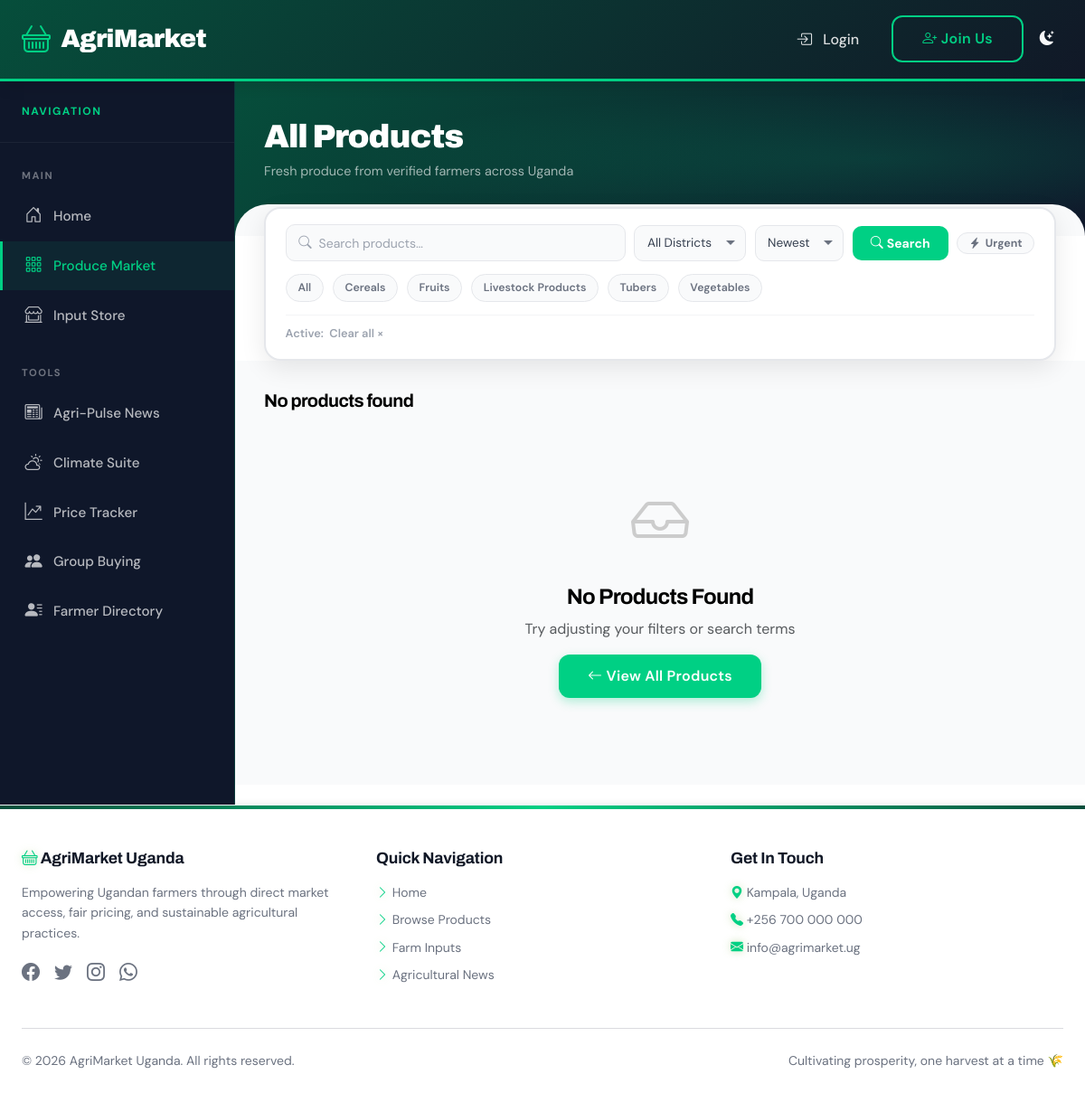
The page /products/?category=7 on the database as committed earlier.
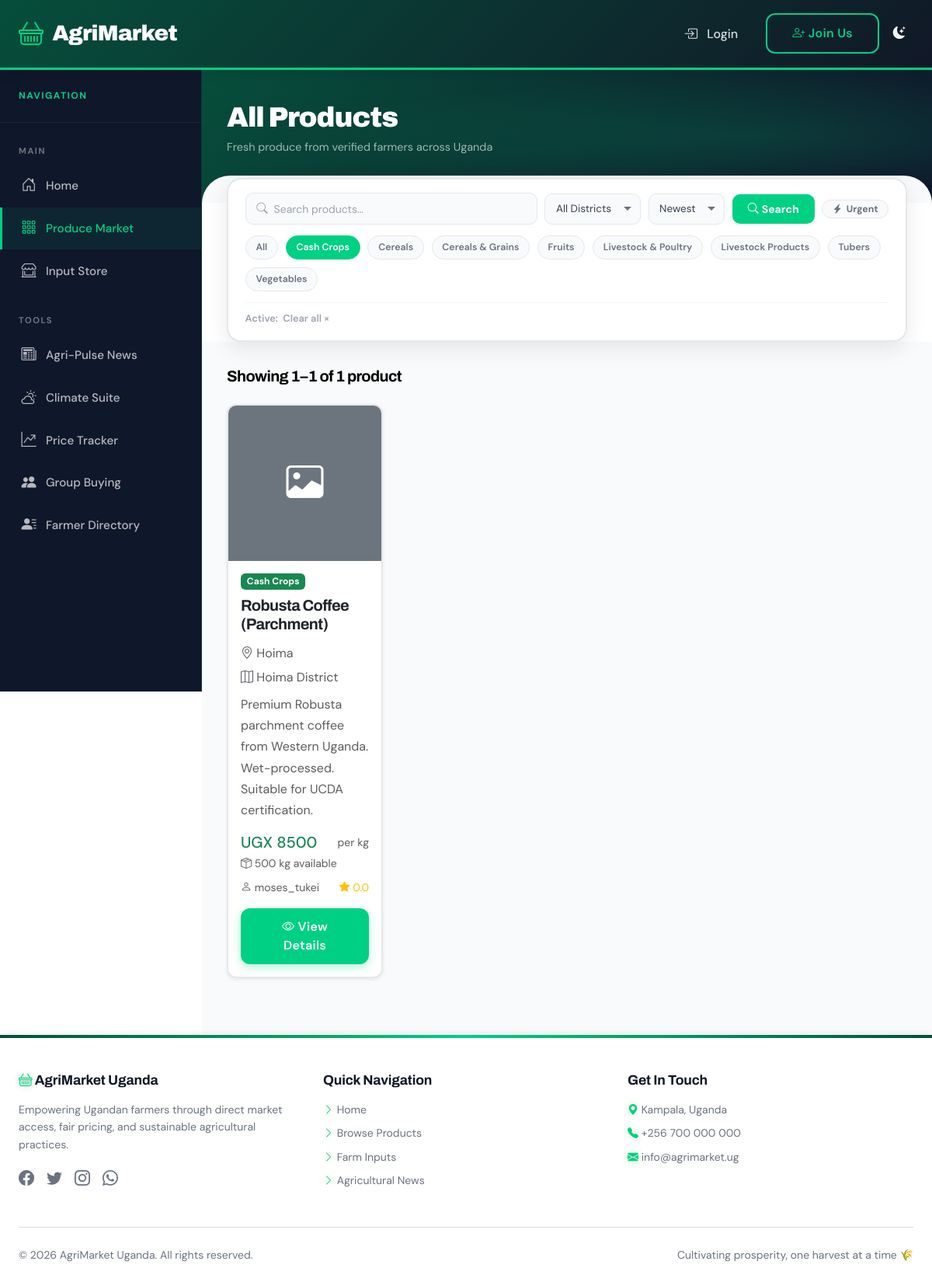
The same page on the database as committed later.
### marketplace/models.py (models this page shows, shortened)
class Category(models.Model):
    name = models.CharField(
        max_length=100,
        unique=True,
        help_text="Category name (e.g., Vegetables, Fruits)"
    )
    description = models.TextField(
        blank=True,
        help_text="Description of this category"
    )
    image = models.ImageField(
        upload_to='categories/',
        blank=True,
        null=True,
        help_text="Category icon/image"
    )
    created_at = models.DateTimeField(auto_now_add=True)
    class Meta:
        verbose_name = "Category"
        verbose_name_plural = "Categories"
        ordering = ['name']

class Product(models.Model):
    STATUS_CHOICES = (
        ('available', 'Available'),
        ('out_of_stock', 'Out of Stock'),
        ('discontinued', 'Discontinued'),
    )
    UNIT_CHOICES = (
        ('kg', 'Kilogram'),
        ('bags', 'Bags'),
        ('bunches', 'Bunches'),
        ('pieces', 'Pieces'),
        ('liters', 'Liters'),
        ('tons', 'Tons'),
    )
    farmer = models.ForeignKey(
        User,
        on_delete=models.CASCADE,
        limit_choices_to={'user_type__in': ['farmer', 'business']},
        related_name='products',
        help_text="Farmer or business user who listed this product"
    )
    category = models.ForeignKey(
        Category,
        on_delete=models.SET_NULL,
        null=True,
        related_name='products'
    )
    name = models.CharField(
        max_length=200,
        help_text="Product name (e.g., Fresh Matooke)"
    )
    description = models.TextField(
        help_text="Detailed description of the product"
    )
    price = models.DecimalField(
        max_digits=10,
        decimal_places=2,
        help_text="Price per unit in UGX"
    )
    quantity = models.IntegerField(
        help_text="Available quantity"
    )
    unit = models.CharField(
        max_length=20,
        choices=UNIT_CHOICES,
        default='kg'
    )
    location = models.CharField(
        max_length=100,
        help_text="Where product is located (district/city)"
    )
    image = models.ImageField(
        upload_to='products/',
        blank=True,
        null=True,
        help_text="Main product image"
    )
    image2 = models.ImageField(
        upload_to='products/',
        blank=True,
        null=True,
        help_text="Additional image"
    )
    image3 = models.ImageField(
        upload_to='products/',
        blank=True,
        null=True,
        help_text="Additional image"
    )
    is_urgent = models.BooleanField(
        default=False,
        help_text="Mark as urgent sale (reduces post-harvest losses)"
    )
    urgent_discount = models.IntegerField(
        default=0,
        help_text="Discount percentage for urgent sales (0-50%)"
    )
    harvest_date = models.DateField(
        null=True,
        blank=True,
        help_text="When was this harvested"
    )
    status = models.CharField(
        max_length=20,
        choices=STATUS_CHOICES,
        default='available'
    )
    created_at = models.DateTimeField(auto_now_add=True)
    updated_at = models.DateTimeField(auto_now=True)
    class Meta:
        verbose_name = "Product"
        verbose_name_plural = "Products"
        ordering = ['-created_at']

### accounts/models.py (models this page shows, shortened)
class User(AbstractUser):
    USER_TYPES = (
        ('farmer', 'Farmer'),
        ('consumer', 'Consumer'),
        ('business', 'Business'),
        ('input_supplier', 'Input Supplier'),
        ('transporter', 'Transporter'),
    )
    user_type = models.CharField(max_length=20, choices=USER_TYPES)
    phone = models.CharField(max_length=15, blank=True)
    whatsapp_number = models.CharField(max_length=15, blank=True)
    location = models.CharField(max_length=100)
    address = models.TextField(blank=True)
    profile_picture = models.ImageField(upload_to='profiles/', blank=True, null=True)
    is_verified = models.BooleanField(default=False)
    created_at = models.DateTimeField(auto_now_add=True)
    district = models.CharField(
        max_length=100,
        choices=UGANDA_DISTRICT_CHOICES,
        blank=True
    )
    specialization = models.CharField(
        max_length=100,
        choices=SPECIALIZATION_CHOICES,
        blank=True
    )
    first_login = models.BooleanField(default=True)

class FarmerProfile(models.Model):
    user = models.OneToOneField(User, on_delete=models.CASCADE, related_name='farmer_profile')
    farm_name = models.CharField(max_length=200)
    farm_size = models.DecimalField(max_digits=10, decimal_places=2, help_text="Farm size in acres")
    specialization = models.CharField(max_length=200, choices=SPECIALIZATION_CHOICES)
    rating_average = models.DecimalField(max_digits=3, decimal_places=2, default=0.00)
    total_sales = models.IntegerField(default=0)

### marketplace/views.py (the view)
# urls.py: path('products/', views.product_list, name='product_list'),
def product_list(request):
    from django.core.paginator import Paginator
    products = Product.objects.filter(status='available').select_related('farmer', 'farmer__farmer_profile', 'category')
    category_id = request.GET.get('category')
    search_query = request.GET.get('search')
    location = request.GET.get('location')
    urgent_only = request.GET.get('urgent')
    sort = request.GET.get('sort', '-created_at')
    if category_id:
        products = products.filter(category_id=category_id)
    if search_query:
        products = products.filter(
            Q(name__icontains=search_query) | Q(description__icontains=search_query)
        )
    if location:
        products = products.filter(location__icontains=location)
    if urgent_only:
        products = products.filter(is_urgent=True)
    sort_map = {
        'price_asc': 'price',
        'price_desc': '-price',
        '-created_at': '-created_at',
    }
    products = products.order_by(sort_map.get(sort, '-created_at'))
    urgent_products = Product.objects.filter(status='available', is_urgent=True)[:4]
    categories = Category.objects.all()
    locations = Product.objects.values_list('location', flat=True).distinct()
    paginator = Paginator(products, 12)
    page_number = request.GET.get('page')
    page_obj = paginator.get_page(page_number)
    context = {
        'products': page_obj,          # now a page object
        'page_obj': page_obj,
        'categories': categories,
        'locations': locations,
        'selected_category': category_id,
        'search_query': search_query,
        'selected_location': location,
        'urgent_products': urgent_products,
        'urgent_only': urgent_only,
        'sort': sort,
    }
    return render(request, 'marketplace/product_list.html', context)

### templates/marketplace/product_list.html (shortened to what this page needs)
{% extends 'base.html' %}
{% block content %}
<div class="plh">
    <div class="plh-inner">
        <h1>All Products</h1>
        <p>Fresh produce from verified farmers across Uganda</p>
    </div>
</div>
<form method="get" action="{% url 'marketplace:product_list' %}" id="filterForm">
<div class="filter-bar">
    <div class="filter-row">
        <div class="fsearch">
            <i class="bi bi-search"></i>
            <input type="text" name="search" placeholder="Search products…" value="{{ search_query|default:'' }}">
        </div>
        <select name="location" class="fselect" onchange="this.form.submit()">
            <option value="">All Districts</option>
        </select>
        <select name="sort" class="fselect" onchange="this.form.submit()">
            <option value="-created_at" {% if sort == '-created_at' %}selected{% endif %}>Newest</option>
        </select>
        <button type="submit" class="fsubmit"><i class="bi bi-search me-1"></i>Search</button>
        <label class="fugent-label" title="Show urgent sales only">
            <span class="fugent-pill"><i class="bi bi-lightning-charge-fill"></i> Urgent</span>
        </label>
    </div>
    {% if categories %}
    <div class="filter-row">
        <a href="{% url 'marketplace:product_list' %}{% if search_query %}?search={{ search_query }}{% endif %}"
           class="fchip {% if not selected_category %}active{% endif %}">All</a>
        {% for category in categories %}
        <a href="?category={{ category.id }}{% if search_query %}&search={{ search_query }}{% endif %}{% if selected_location %}&location={{ selected_location }}{% endif %}{% if sort %}&sort={{ sort }}{% endif %}"
           class="fchip {% if selected_category == category.id|stringformat:'s' %}active{% endif %}">
            {{ category.name }}
        </a>
        {% endfor %}
    </div>
    {% endif %}
    {% if search_query or selected_category or selected_location or urgent_only %}
    <div class="af-row">
        <span class="af-label">Active:</span>
        <a href="{% url 'marketplace:product_list' %}" class="af-clear">Clear all ×</a>
    </div>
    {% endif %}
</div>
</form>
<div class="products-section">
    <div class="d-flex justify-content-between align-items-center mb-4">
            <h5 class="mb-0">
                {% if products %}
                    Showing {{ page_obj.start_index }}–{{ page_obj.end_index }} of {{ page_obj.paginator.count }} product{{ page_obj.paginator.count|pluralize }}
                {% else %}
                    No products found
                {% endif %}
            </h5>
        </div>
        <div class="row" id="productGrid" style="display:none;">
            {% for product in products %}
            <div class="col-md-6 col-lg-4 col-xl-3 mb-4">
                <div class="card h-100 shadow-sm product-card position-relative">
                    <a href="{% url 'marketplace:product_detail' product.pk %}" class="text-decoration-none">
                        {% if product.image %}
                            <img src="{{ product.image.url }}" class="card-img-top product-image" alt="{{ product.name }}">
                        {% else %}
                            <div class="card-img-top product-image bg-secondary d-flex align-items-center justify-content-center">
                                <i class="bi bi-image text-white" style="font-size: 3rem;"></i>
                            </div>
                        {% endif %}
                    </a>
                    <div class="card-body d-flex flex-column">
                        <span class="badge bg-success mb-2 align-self-start">{{ product.category.name }}</span>
                        <h5 class="card-title">
                            <a href="{% url 'marketplace:product_detail' product.pk %}" class="text-decoration-none text-dark">
                                {{ product.name }}
                            </a>
                        </h5>
                        <p class="card-text text-muted small mb-1">
                            <i class="bi bi-geo-alt"></i> {{ product.location }}
                        </p>
                        {% if product.farmer.district %}
                        <p class="card-text text-muted small mb-2">
                            <i class="bi bi-map"></i> {{ product.farmer.district }} District
                        </p>
                        {% endif %}
                        <p class="card-text text-muted small mb-3">
                            {{ product.description|truncatewords:12 }}
                        </p>
                        <div class="mt-auto">
                            <div class="d-flex justify-content-between align-items-center mb-1">
                                {% if product.is_urgent and product.urgent_discount > 0 %}
                                    <div>
                                        <span class="h5 text-danger mb-0 fw-bold">
                                            UGX {{ product.price|floatformat:0 }}
                                        </span>
                                        <small class="text-muted text-decoration-line-through ms-1">
                                            UGX {% widthratio product.price 1 1 %}
                                        </small>
                                    </div>
                                {% else %}
                                    <span class="h5 text-success mb-0">UGX {{ product.price|floatformat:0 }}</span>
                                {% endif %}
                                <small class="text-muted">per {{ product.unit }}</small>
                            </div>
                            <small class="text-muted d-block mb-2">
                                <i class="bi bi-box-seam"></i> {{ product.quantity }} {{ product.unit }} available
                            </small>
                            <div class="d-flex justify-content-between align-items-center mb-3">
                                <small class="text-muted">
                                    <i class="bi bi-person"></i> {{ product.farmer.username }}
                                </small>
                                {% if product.farmer.farmer_profile %}
                                    <small class="text-warning">
                                        <i class="bi bi-star-fill"></i>
                                        {{ product.farmer.farmer_profile.rating_average|floatformat:1 }}
                                    </small>
                                {% endif %}
                            </div>
                            <a href="{% url 'marketplace:product_detail' product.pk %}" class="btn btn-primary w-100">
                                <i class="bi bi-eye"></i> View Details
                            </a>
                        </div>
                    </div>
                </div>
            </div>
            {% empty %}
            <div class="col-12">
                <div class="text-center py-5">
                    <i class="bi bi-inbox" style="font-size: 4rem; color: #ccc;"></i>
                    <h4 class="mt-3">No Products Found</h4>
                    <p class="text-muted">Try adjusting your filters or search terms</p>
                    <a href="{% url 'marketplace:product_list' %}" class="btn btn-primary">
                        <i class="bi bi-arrow-left"></i> View All Products
                    </a>
                </div>
            </div>
            {% endfor %}
        </div>
    </div>
</div>
{% endblock %}

Rows that differ between the two databases and show on the page:
added Category: name "Cash Crops"
added Category: name "Cereals & Grains"
added Category: name "Livestock & Poultry"
added Product: category.name "Cash Crops", name "Robusta Coffee (Parchment)", location "Hoima", farmer.district "Hoima", description "Premium Robusta parchment coffee from Western Uganda. Wet-processed. Suitable for UCDA certification.", price "8500", unit "kg", quantity "500", farmer.username "moses_tukei", farmer.farmer_profile.rating_average "0.0"
Other text that changed with them:
{{ page_obj.start_index }}: (not shown) → "1"
{{ page_obj.end_index }}: (not shown) → "1"
{{ page_obj.paginator.count }}: (not shown) → "1"
text no longer shown: "No products found No Products Found Try adjusting your filters or search terms View All Products"
text now shown: "Showing – of product"
